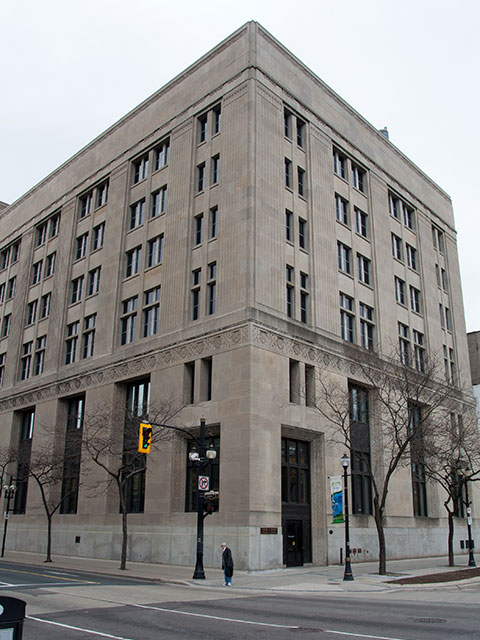
#> input picture building.jpg, 480 x 640 px
$ jupyter execute Harris_Corner_Detection.ipynb
#> lines starting #> are read from the running program, lines starting #| are printed output that depends on the picture; after the words box and inside, x2 and y2 are one past the last pixel; in counts of white or black regions, pixels touching at a corner belong together; long printed decimals are rounded
Harris Corner Detection

[cell 1]
import cv2
import numpy as np

[cell 2]
img = cv2.imread('building.jpg', 1)
#> img is the input picture: shape (640, 480, 3); mean B, G, R 134.6, 136.4, 138.3
h, w, ch = img.shape
#> h = 640; w = 480; ch = 3
print([h, w, ch])
#| [640, 480, 3]

gray = cv2.cvtColor(img, cv2.COLOR_BGR2GRAY)
cv2.imshow('building_grayscale', gray)
cv2.waitKey()
cv2.destroyAllWindows()

Global variable

[cell 3]
# window size: 7x7
wsize = 7

# Apply Gaussian Blur
gray = cv2.GaussianBlur(gray, (0, 0), 0.5)
cv2.imshow('building_blur', gray)
cv2.waitKey()
cv2.destroyAllWindows()

Get Harris Corner Map

[cell 4]
def getCornerMap(gray, window_size, lamda=0.04):
#> called with window_size = 7, lamda = 0.04
  gray = gray.astype(np.float32) / 255.0
  h, w = gray.shape
#> h = 640; w = 480

  Iy, Ix = np.gradient(gray)
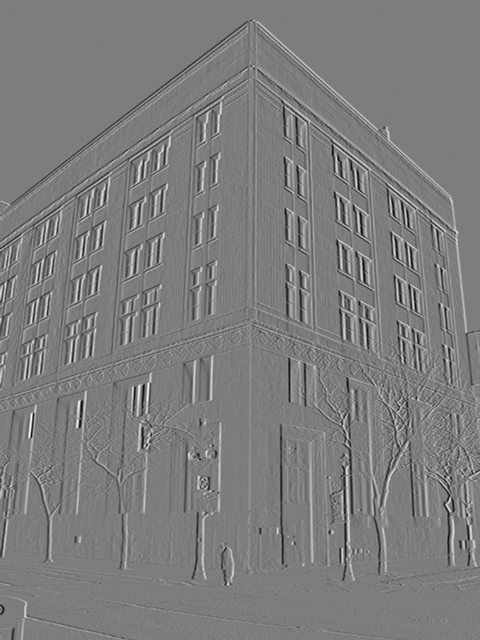
#> Ix: shape (640, 480) float32; min -0.375, max 0.388, mean 0.000392; drawn with min black and max white

  Ix2 = Ix ** 2
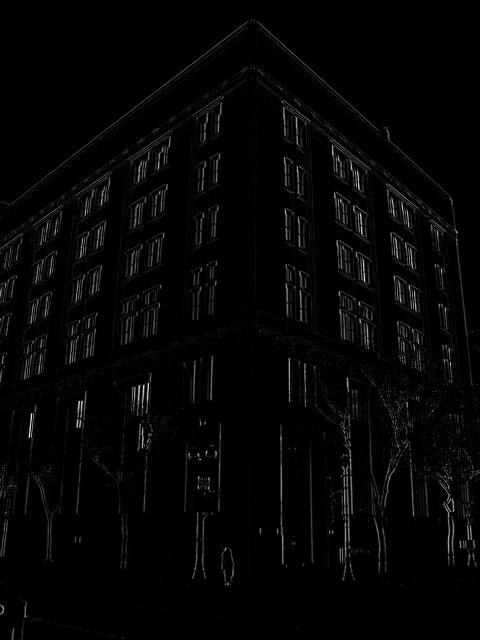
#> Ix2: shape (640, 480) float32; min 0, max 0.151, mean 0.00303; drawn with min black and max white
  Ixy = Ix * Iy
  Iy2 = Iy ** 2

  sum_dx2 = np.zeros_like(gray)
  sum_dy2 = np.zeros_like(gray)
  sum_dxy = np.zeros_like(gray)

  for i in range(window_size):
      for j in range(window_size):
          sum_dx2 += np.roll(np.roll(Ix2, -i, axis=0), -j, axis=1)
          sum_dy2 += np.roll(np.roll(Iy2, -i, axis=0), -j, axis=1)
          sum_dxy += np.roll(np.roll(Ixy, -i, axis=0), -j, axis=1)
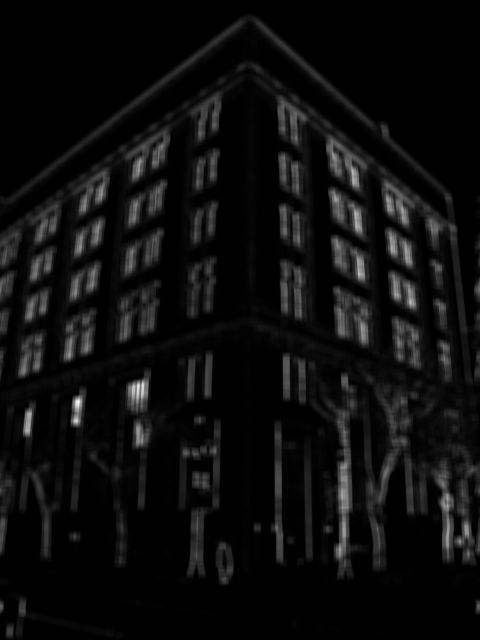
#> sum_dx2: shape (640, 480) float32; min 0, max 2.77, mean 0.149; drawn with min black and max white
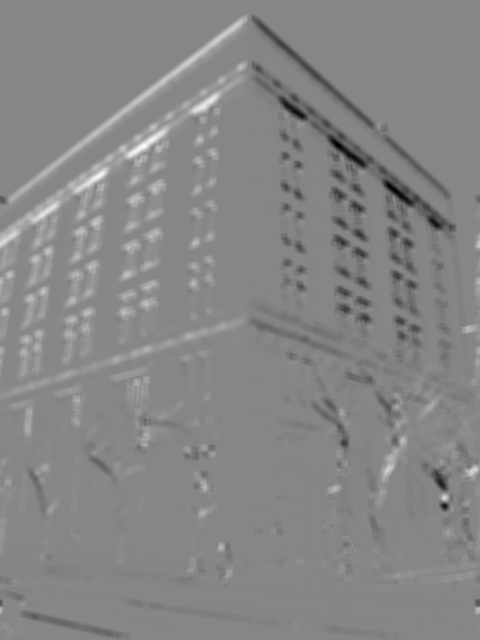
#> sum_dxy: shape (640, 480) float32; min -1.17, max 1.06, mean 0.00108; drawn with min black and max white
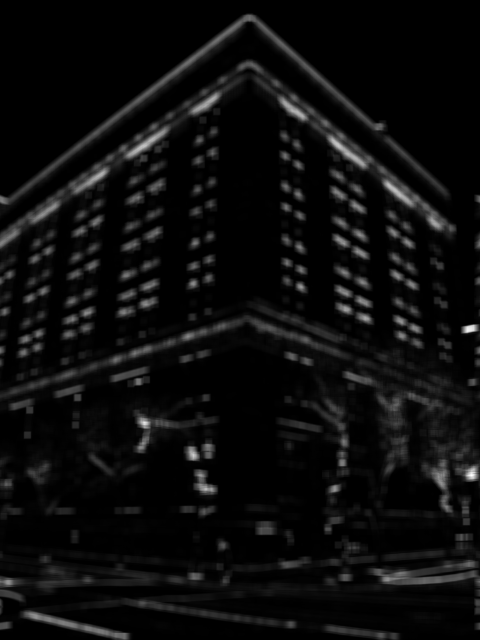
#> sum_dy2: shape (640, 480) float32; min 0, max 1.73, mean 0.0882; drawn with min black and max white

  det_M = (sum_dx2 * sum_dy2) - (sum_dxy * sum_dxy)
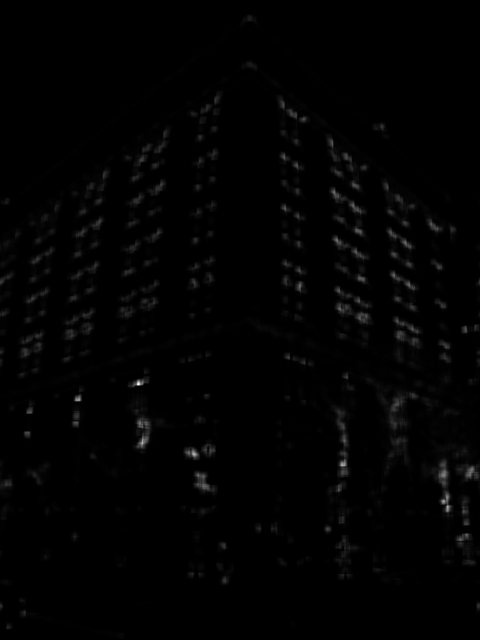
#> det_M: shape (640, 480) float32; min 0, max 1.51, mean 0.0149; drawn with min black and max white
  trace_M = sum_dx2 + sum_dy2
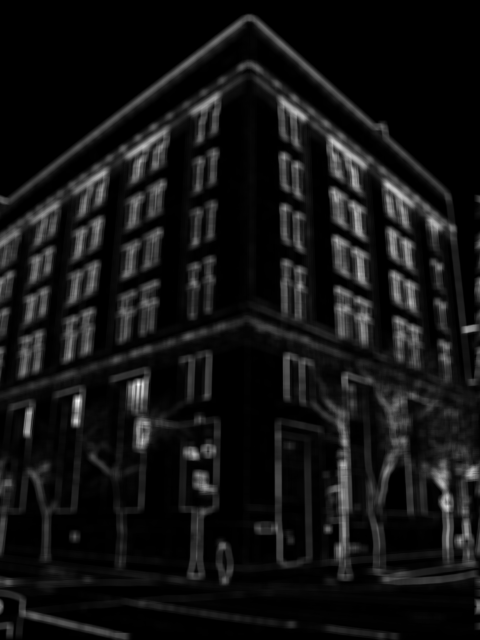
#> trace_M: shape (640, 480) float32; min 0, max 3.02, mean 0.237; drawn with min black and max white
  hmap = det_M - lamda * (trace_M ** 2)
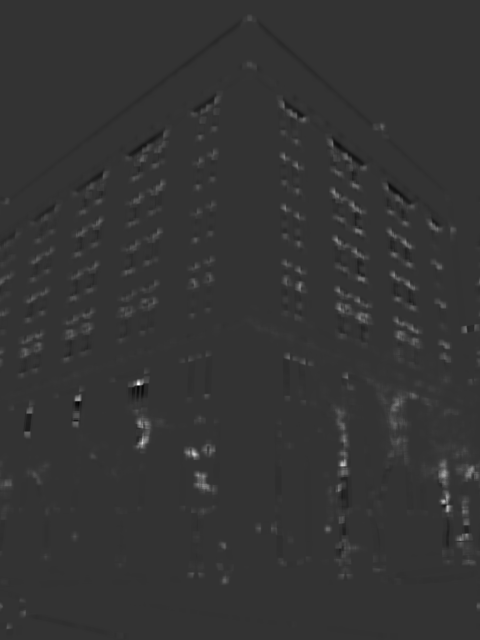
#> hmap: shape (640, 480) float32; min -0.288, max 1.15, mean 0.00755; drawn with min black and max white

  return hmap

[cell 5]
hmap = getCornerMap(gray, wsize, 0.04)
print(np.max(hmap))
#| 1.145

cv2.imshow('hmap', hmap*512)
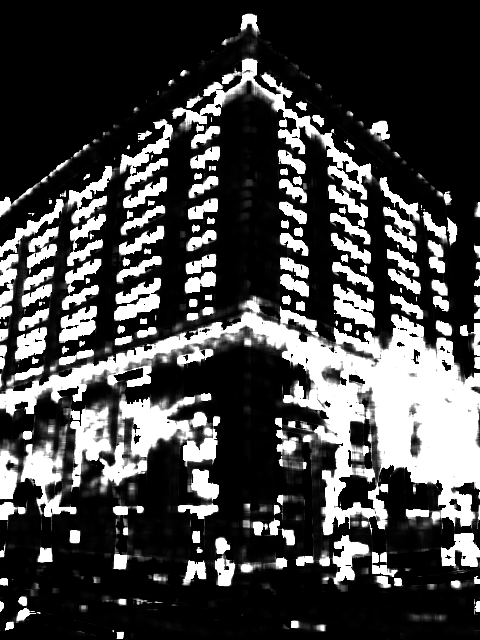
#> window 'hmap': shape (640, 480); min 0, max 255, mean 66.7
cv2.waitKey()
cv2.destroyAllWindows()

[cell 6]
img_corner = img.copy()
nms = 5
max_corner = np.max(hmap)
#> max_corner = 1.15

for v in range(nms, h-nms):
  for u in range(nms, w-nms):
    if hmap[v,u] >= np.max(hmap[v-nms:v+nms, u-nms:u+nms]) and hmap[v,u] > 0.1 * max_corner:
      cv2.circle(img_corner, (u, v), 3, (0, 255, 255), -1)
      hmap[h-nms:h+nms, w-nms:w+nms] = 0
#> hmap: shape (640, 480) float32; 0.01% of pixels changed, all inside (x1, y1, x2, y2) = (475, 635, 480, 640)
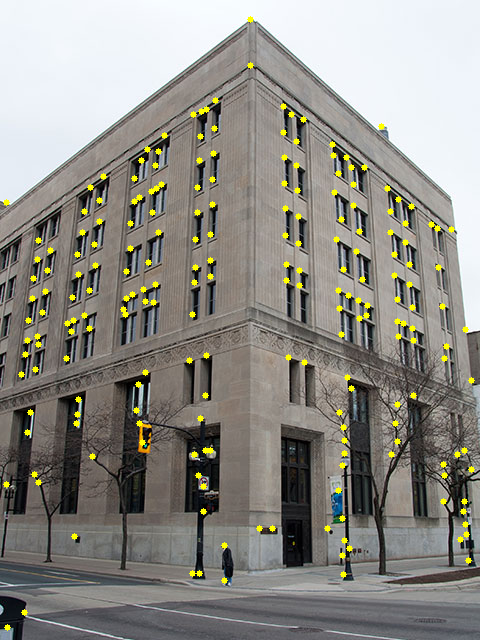
#> img_corner: shape (640, 480, 3); 2.02% of pixels changed, all inside (x1, y1, x2, y2) = (3, 16, 475, 631)

cv2.imshow('img_corner', img_corner)
cv2.waitKey()
cv2.destroyAllWindows()
